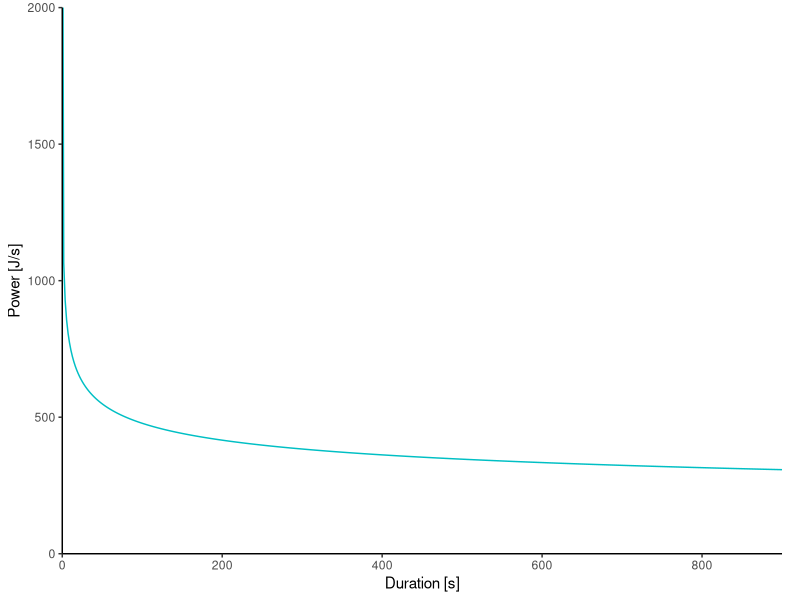
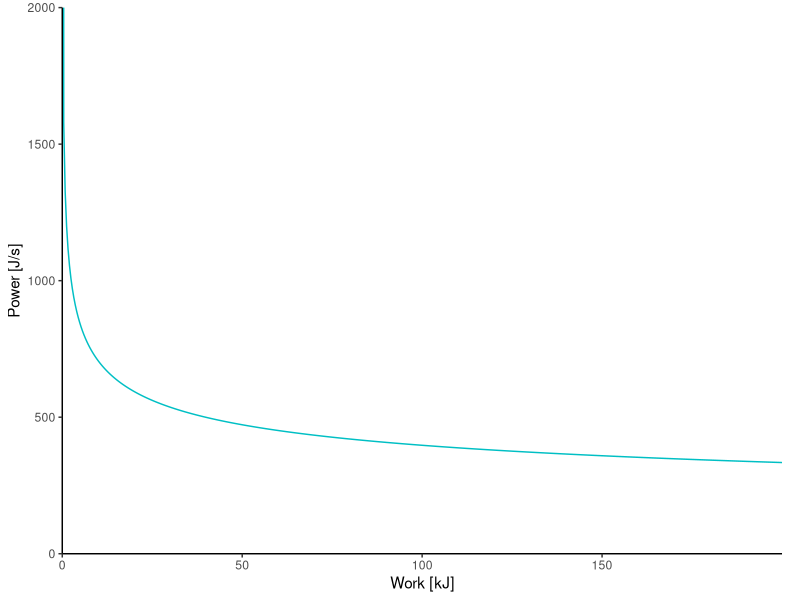
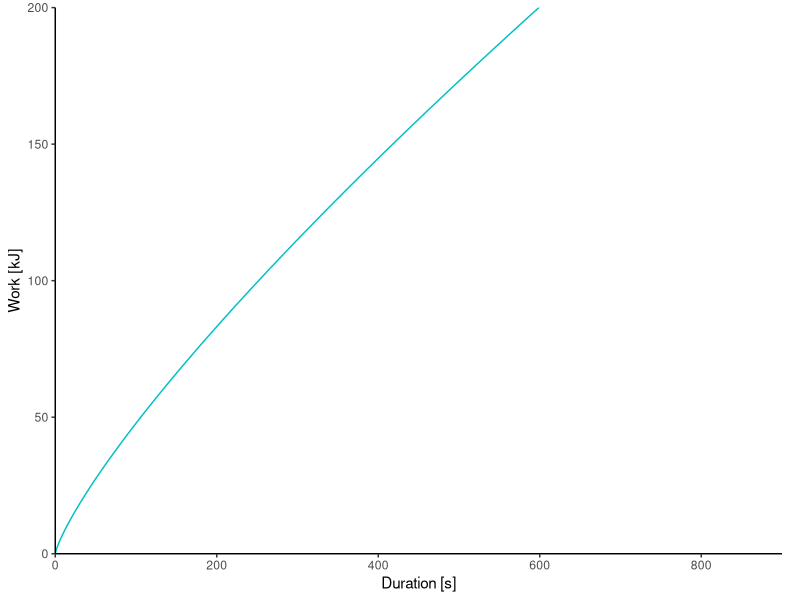

Write R code to recreate these figures, in order.
## ---- chunk 1
library("here")
library("tidyverse")

options(scipen = 10000) # avoid scientific notation

# Colours
col_hyp <- "#F8766D"
col_pow <- "#00BFC4"

## ---- chunk 2
# Power-law model parameters:
speed          <- 1200 # speed
endurance      <- 0.8 # endurance 
fatigue_factor <- 1 / endurance # fatigue factor

# Values for the first axis:
durations <- seq(from = 0.01, to = 15 * 60, length = 500) # duration
works     <- seq(from = 0.01, to = 200000, length = 500) # work

size_text <- "\\small"
hjust_text <- -0.45
vjust_text_upper <- 3
vjust_text_lower <- 5
vjust_text_upper_alt <- 12
vjust_text_lower_alt <- 12
col_text_pow <- "black" # col_pow

label_pd_pow <- paste0(size_text, "$P = S^{E - 1}$")
label_dp_pow <- paste0(size_text, "$T = \\biggl(\\dfrac{S}{P}\biggr)^{1 / (1 - E)}$")
label_pw_pow <- paste0(size_text, "$P = S^F W^{1 - F}$")
label_wp_pow <- paste0(size_text, "$W = \biggl(\\dfrac{S^F}{P}\\biggr)^{1 / (F - 1)}$")
label_wd_pow <- paste0(size_text, "$W = S \\cdot T^E$")
label_dw_pow <- paste0(size_text, "$T = \biggl(\\dfrac{W}{S}\biggr)^F$")
  
# Equivalent relationships for the power-law model:
pd_pow_tbl <- tibble(duration = durations, power = speed * durations^(endurance - 1))
pw_pow_tbl <- tibble(work = works, power = speed^fatigue_factor * works^(1 - fatigue_factor))
wd_pow_tbl <- tibble(duration = durations, work = speed * durations^endurance)


label_power    <- "Power [J/s]"
label_duration <- "Duration [s]"
label_work     <- "Work [kJ]"

# Axis limits
lim_power    <- c(0, 2000)
lim_duration <- c(0, max(durations))
lim_work     <- c(0, max(works))

col_abline_pow <- "black"

# Expansion
expand_power    <- c(0, 0)
expand_duration <- c(0, 0)
expand_work     <- c(0, 0)

tick_power      <- pretty(0:max(lim_power))
tick_duration   <- pretty(0:max(lim_duration))
tick_work       <- pretty(0:max(lim_work))
tick_work_alt   <- tick_work[-(length(tick_work))]

my_theme <- theme_classic() +
  theme(plot.margin = unit(c(5.5, 13, 5.5, 5.5), "pt"))
## ---- chunk 3
pd_pow_tbl %>%
  ggplot(mapping = aes(x = duration, y = power)) +
  geom_line(colour = col_pow) +
  coord_cartesian(xlim = lim_duration, ylim = lim_power) +
  scale_x_continuous(expand = expand_duration, breaks = tick_duration) +
  scale_y_continuous(expand = expand_power, breaks = tick_power) +
  labs(x = label_duration, y = label_power) +
  my_theme
## ---- chunk 4
pw_pow_tbl %>%
  ggplot(mapping = aes(x = work, y = power)) +
  geom_line(colour = col_pow) +
  coord_cartesian(xlim = lim_work, ylim = lim_power) +
  scale_x_continuous(expand = expand_work, breaks = tick_work_alt, label = tick_work_alt / 1000) +
  scale_y_continuous(expand = expand_power, breaks = tick_power) +
  labs(x = label_work, y = label_power) +
  my_theme
## ---- chunk 5
wd_pow_tbl %>%
  ggplot(mapping = aes(x = duration, y = work)) +
  geom_line(colour = col_pow) +
  coord_cartesian(xlim = lim_duration, ylim = lim_work) +
  scale_x_continuous(expand = expand_work, breaks = tick_duration) +
  scale_y_continuous(expand = expand_power, breaks = tick_work, labels = tick_work / 1000) +
  labs(x = label_duration, y = label_work)+
  my_theme 
